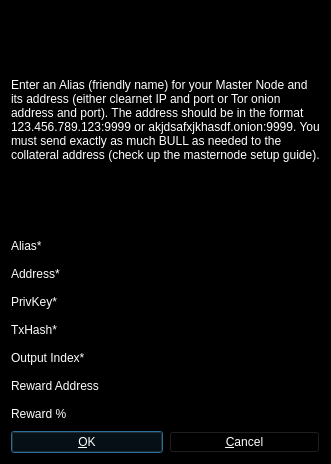
<?xml version="1.0" encoding="UTF-8"?>
<ui version="4.0">
 <class>AddEditAdrenalineNode</class>
 <widget class="QDialog" name="AddEditAdrenalineNode">
  <property name="geometry">
   <rect>
    <x>0</x>
    <y>0</y>
    <width>331</width>
    <height>464</height>
   </rect>
  </property>
  <property name="palette">
   <palette>
    <active>
     <colorrole role="WindowText">
      <brush brushstyle="SolidPattern">
       <color alpha="255">
        <red>255</red>
        <green>255</green>
        <blue>255</blue>
       </color>
      </brush>
     </colorrole>
     <colorrole role="Button">
      <brush brushstyle="SolidPattern">
       <color alpha="255">
        <red>0</red>
        <green>0</green>
        <blue>0</blue>
       </color>
      </brush>
     </colorrole>
     <colorrole role="Light">
      <brush brushstyle="SolidPattern">
       <color alpha="255">
        <red>0</red>
        <green>0</green>
        <blue>0</blue>
       </color>
      </brush>
     </colorrole>
     <colorrole role="Midlight">
      <brush brushstyle="SolidPattern">
       <color alpha="255">
        <red>0</red>
        <green>0</green>
        <blue>0</blue>
       </color>
      </brush>
     </colorrole>
     <colorrole role="Dark">
      <brush brushstyle="SolidPattern">
       <color alpha="255">
        <red>0</red>
        <green>0</green>
        <blue>0</blue>
       </color>
      </brush>
     </colorrole>
     <colorrole role="Mid">
      <brush brushstyle="SolidPattern">
       <color alpha="255">
        <red>0</red>
        <green>0</green>
        <blue>0</blue>
       </color>
      </brush>
     </colorrole>
     <colorrole role="Text">
      <brush brushstyle="SolidPattern">
       <color alpha="255">
        <red>255</red>
        <green>255</green>
        <blue>255</blue>
       </color>
      </brush>
     </colorrole>
     <colorrole role="BrightText">
      <brush brushstyle="SolidPattern">
       <color alpha="255">
        <red>255</red>
        <green>255</green>
        <blue>255</blue>
       </color>
      </brush>
     </colorrole>
     <colorrole role="ButtonText">
      <brush brushstyle="SolidPattern">
       <color alpha="255">
        <red>255</red>
        <green>255</green>
        <blue>255</blue>
       </color>
      </brush>
     </colorrole>
     <colorrole role="Base">
      <brush brushstyle="SolidPattern">
       <color alpha="255">
        <red>0</red>
        <green>0</green>
        <blue>0</blue>
       </color>
      </brush>
     </colorrole>
     <colorrole role="Window">
      <brush brushstyle="SolidPattern">
       <color alpha="255">
        <red>0</red>
        <green>0</green>
        <blue>0</blue>
       </color>
      </brush>
     </colorrole>
     <colorrole role="Shadow">
      <brush brushstyle="SolidPattern">
       <color alpha="255">
        <red>0</red>
        <green>0</green>
        <blue>0</blue>
       </color>
      </brush>
     </colorrole>
     <colorrole role="AlternateBase">
      <brush brushstyle="SolidPattern">
       <color alpha="255">
        <red>0</red>
        <green>0</green>
        <blue>0</blue>
       </color>
      </brush>
     </colorrole>
     <colorrole role="ToolTipBase">
      <brush brushstyle="SolidPattern">
       <color alpha="255">
        <red>255</red>
        <green>255</green>
        <blue>220</blue>
       </color>
      </brush>
     </colorrole>
     <colorrole role="ToolTipText">
      <brush brushstyle="SolidPattern">
       <color alpha="255">
        <red>0</red>
        <green>0</green>
        <blue>0</blue>
       </color>
      </brush>
     </colorrole>
    </active>
    <inactive>
     <colorrole role="WindowText">
      <brush brushstyle="SolidPattern">
       <color alpha="255">
        <red>255</red>
        <green>255</green>
        <blue>255</blue>
       </color>
      </brush>
     </colorrole>
     <colorrole role="Button">
      <brush brushstyle="SolidPattern">
       <color alpha="255">
        <red>0</red>
        <green>0</green>
        <blue>0</blue>
       </color>
      </brush>
     </colorrole>
     <colorrole role="Light">
      <brush brushstyle="SolidPattern">
       <color alpha="255">
        <red>0</red>
        <green>0</green>
        <blue>0</blue>
       </color>
      </brush>
     </colorrole>
     <colorrole role="Midlight">
      <brush brushstyle="SolidPattern">
       <color alpha="255">
        <red>0</red>
        <green>0</green>
        <blue>0</blue>
       </color>
      </brush>
     </colorrole>
     <colorrole role="Dark">
      <brush brushstyle="SolidPattern">
       <color alpha="255">
        <red>0</red>
        <green>0</green>
        <blue>0</blue>
       </color>
      </brush>
     </colorrole>
     <colorrole role="Mid">
      <brush brushstyle="SolidPattern">
       <color alpha="255">
        <red>0</red>
        <green>0</green>
        <blue>0</blue>
       </color>
      </brush>
     </colorrole>
     <colorrole role="Text">
      <brush brushstyle="SolidPattern">
       <color alpha="255">
        <red>255</red>
        <green>255</green>
        <blue>255</blue>
       </color>
      </brush>
     </colorrole>
     <colorrole role="BrightText">
      <brush brushstyle="SolidPattern">
       <color alpha="255">
        <red>255</red>
        <green>255</green>
        <blue>255</blue>
       </color>
      </brush>
     </colorrole>
     <colorrole role="ButtonText">
      <brush brushstyle="SolidPattern">
       <color alpha="255">
        <red>255</red>
        <green>255</green>
        <blue>255</blue>
       </color>
      </brush>
     </colorrole>
     <colorrole role="Base">
      <brush brushstyle="SolidPattern">
       <color alpha="255">
        <red>0</red>
        <green>0</green>
        <blue>0</blue>
       </color>
      </brush>
     </colorrole>
     <colorrole role="Window">
      <brush brushstyle="SolidPattern">
       <color alpha="255">
        <red>0</red>
        <green>0</green>
        <blue>0</blue>
       </color>
      </brush>
     </colorrole>
     <colorrole role="Shadow">
      <brush brushstyle="SolidPattern">
       <color alpha="255">
        <red>0</red>
        <green>0</green>
        <blue>0</blue>
       </color>
      </brush>
     </colorrole>
     <colorrole role="AlternateBase">
      <brush brushstyle="SolidPattern">
       <color alpha="255">
        <red>0</red>
        <green>0</green>
        <blue>0</blue>
       </color>
      </brush>
     </colorrole>
     <colorrole role="ToolTipBase">
      <brush brushstyle="SolidPattern">
       <color alpha="255">
        <red>255</red>
        <green>255</green>
        <blue>220</blue>
       </color>
      </brush>
     </colorrole>
     <colorrole role="ToolTipText">
      <brush brushstyle="SolidPattern">
       <color alpha="255">
        <red>0</red>
        <green>0</green>
        <blue>0</blue>
       </color>
      </brush>
     </colorrole>
    </inactive>
    <disabled>
     <colorrole role="WindowText">
      <brush brushstyle="SolidPattern">
       <color alpha="255">
        <red>0</red>
        <green>0</green>
        <blue>0</blue>
       </color>
      </brush>
     </colorrole>
     <colorrole role="Button">
      <brush brushstyle="SolidPattern">
       <color alpha="255">
        <red>0</red>
        <green>0</green>
        <blue>0</blue>
       </color>
      </brush>
     </colorrole>
     <colorrole role="Light">
      <brush brushstyle="SolidPattern">
       <color alpha="255">
        <red>0</red>
        <green>0</green>
        <blue>0</blue>
       </color>
      </brush>
     </colorrole>
     <colorrole role="Midlight">
      <brush brushstyle="SolidPattern">
       <color alpha="255">
        <red>0</red>
        <green>0</green>
        <blue>0</blue>
       </color>
      </brush>
     </colorrole>
     <colorrole role="Dark">
      <brush brushstyle="SolidPattern">
       <color alpha="255">
        <red>0</red>
        <green>0</green>
        <blue>0</blue>
       </color>
      </brush>
     </colorrole>
     <colorrole role="Mid">
      <brush brushstyle="SolidPattern">
       <color alpha="255">
        <red>0</red>
        <green>0</green>
        <blue>0</blue>
       </color>
      </brush>
     </colorrole>
     <colorrole role="Text">
      <brush brushstyle="SolidPattern">
       <color alpha="255">
        <red>0</red>
        <green>0</green>
        <blue>0</blue>
       </color>
      </brush>
     </colorrole>
     <colorrole role="BrightText">
      <brush brushstyle="SolidPattern">
       <color alpha="255">
        <red>255</red>
        <green>255</green>
        <blue>255</blue>
       </color>
      </brush>
     </colorrole>
     <colorrole role="ButtonText">
      <brush brushstyle="SolidPattern">
       <color alpha="255">
        <red>0</red>
        <green>0</green>
        <blue>0</blue>
       </color>
      </brush>
     </colorrole>
     <colorrole role="Base">
      <brush brushstyle="SolidPattern">
       <color alpha="255">
        <red>0</red>
        <green>0</green>
        <blue>0</blue>
       </color>
      </brush>
     </colorrole>
     <colorrole role="Window">
      <brush brushstyle="SolidPattern">
       <color alpha="255">
        <red>0</red>
        <green>0</green>
        <blue>0</blue>
       </color>
      </brush>
     </colorrole>
     <colorrole role="Shadow">
      <brush brushstyle="SolidPattern">
       <color alpha="255">
        <red>0</red>
        <green>0</green>
        <blue>0</blue>
       </color>
      </brush>
     </colorrole>
     <colorrole role="AlternateBase">
      <brush brushstyle="SolidPattern">
       <color alpha="255">
        <red>0</red>
        <green>0</green>
        <blue>0</blue>
       </color>
      </brush>
     </colorrole>
     <colorrole role="ToolTipBase">
      <brush brushstyle="SolidPattern">
       <color alpha="255">
        <red>255</red>
        <green>255</green>
        <blue>220</blue>
       </color>
      </brush>
     </colorrole>
     <colorrole role="ToolTipText">
      <brush brushstyle="SolidPattern">
       <color alpha="255">
        <red>0</red>
        <green>0</green>
        <blue>0</blue>
       </color>
      </brush>
     </colorrole>
    </disabled>
   </palette>
  </property>
  <property name="windowTitle">
   <string>Add/Edit Buysellcoin Node</string>
  </property>
  <property name="modal">
   <bool>true</bool>
  </property>
  <layout class="QVBoxLayout" name="verticalLayout">
   <item>
    <widget class="QLabel" name="label_9">
     <property name="sizePolicy">
      <sizepolicy hsizetype="Preferred" vsizetype="Expanding">
       <horstretch>0</horstretch>
       <verstretch>0</verstretch>
      </sizepolicy>
     </property>
     <property name="text">
      <string>&lt;html&gt;&lt;head/&gt;&lt;body&gt;&lt;p&gt;Enter an Alias (friendly name) for your Master Node and its address (either clearnet IP and port or Tor onion address and port). The address should be in the format 123.456.789.123:9999 or akjdsafxjkhasdf.onion:9999. You must send exactly as much BULL as needed to the collateral address (check up the masternode setup guide).&lt;/p&gt;&lt;/body&gt;&lt;/html&gt;</string>
     </property>
     <property name="wordWrap">
      <bool>true</bool>
     </property>
    </widget>
   </item>
   <item>
    <layout class="QHBoxLayout" name="horizontalLayout_4">
     <property name="bottomMargin">
      <number>0</number>
     </property>
     <item>
      <widget class="QLabel" name="label_4">
       <property name="text">
        <string>Alias*</string>
       </property>
      </widget>
     </item>
     <item>
      <widget class="QLineEdit" name="aliasLineEdit"/>
     </item>
    </layout>
   </item>
   <item>
    <layout class="QHBoxLayout" name="horizontalLayout_5">
     <property name="bottomMargin">
      <number>0</number>
     </property>
     <item>
      <widget class="QLabel" name="label_6">
       <property name="text">
        <string>Address*</string>
       </property>
      </widget>
     </item>
     <item>
      <widget class="QLineEdit" name="addressLineEdit"/>
     </item>
    </layout>
   </item>
   <item>
    <layout class="QHBoxLayout" name="horizontalLayout_3">
     <property name="bottomMargin">
      <number>0</number>
     </property>
     <item>
      <widget class="QLabel" name="label_5">
       <property name="text">
        <string>PrivKey*</string>
       </property>
      </widget>
     </item>
     <item>
      <widget class="QLineEdit" name="privkeyLineEdit"/>
     </item>
    </layout>
   </item>
   <item>
    <layout class="QHBoxLayout" name="horizontalLayout_2">
     <property name="bottomMargin">
      <number>0</number>
     </property>
     <item>
      <widget class="QLabel" name="label_2">
       <property name="text">
        <string>TxHash*</string>
       </property>
      </widget>
     </item>
     <item>
      <widget class="QLineEdit" name="txhashLineEdit"/>
     </item>
    </layout>
   </item>
   <item>
    <layout class="QHBoxLayout" name="horizontalLayout_8">
     <property name="bottomMargin">
      <number>0</number>
     </property>
     <item>
      <widget class="QLabel" name="label_8">
       <property name="text">
        <string>Output Index*</string>
       </property>
      </widget>
     </item>
     <item>
      <widget class="QLineEdit" name="outputindexLineEdit"/>
     </item>
    </layout>
   </item>
   <item>
    <layout class="QHBoxLayout" name="horizontalLayout_6">
     <property name="bottomMargin">
      <number>0</number>
     </property>
     <item>
      <widget class="QLabel" name="label_3">
       <property name="text">
        <string>Reward Address</string>
       </property>
      </widget>
     </item>
     <item>
      <widget class="QLineEdit" name="rewardaddressLineEdit"/>
     </item>
    </layout>
   </item>
   <item>
    <layout class="QHBoxLayout" name="horizontalLayout_7">
     <property name="bottomMargin">
      <number>0</number>
     </property>
     <item>
      <widget class="QLabel" name="label_7">
       <property name="text">
        <string>Reward %</string>
       </property>
      </widget>
     </item>
     <item>
      <widget class="QLineEdit" name="rewardpercentageLineEdit"/>
     </item>
    </layout>
   </item>
   <item>
    <layout class="QHBoxLayout" name="horizontalLayout_Buttons">
     <item>
      <widget class="QPushButton" name="okButton">
       <property name="text">
        <string>&amp;OK</string>
       </property>
      </widget>
     </item>
     <item>
      <widget class="QPushButton" name="cancelButton">
       <property name="text">
        <string>&amp;Cancel</string>
       </property>
       <property name="autoDefault">
        <bool>false</bool>
       </property>
      </widget>
     </item>
    </layout>
   </item>
  </layout>
 </widget>
 <resources/>
 <connections/>
</ui>
